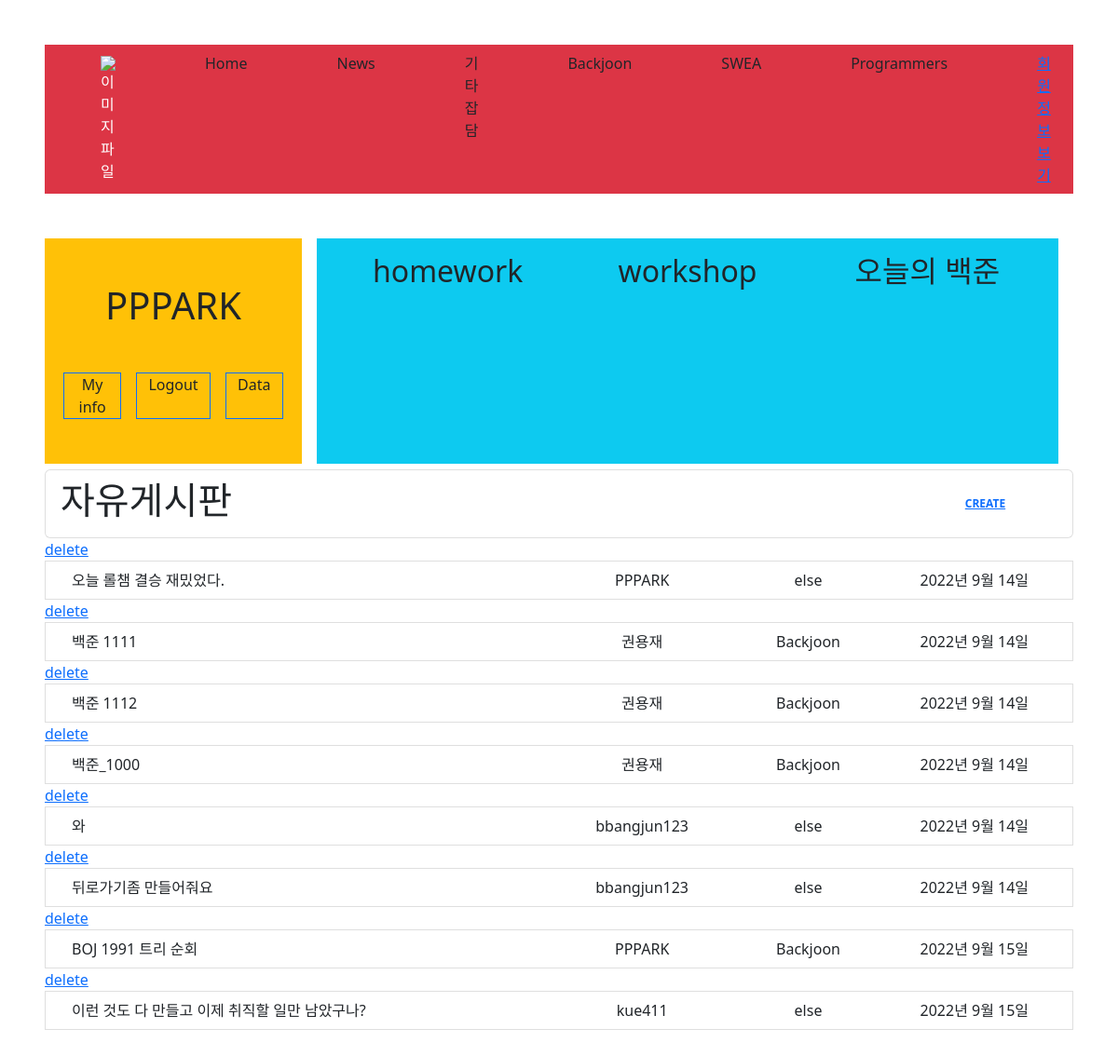
The app's page / (signed in) with its own data.
### accounts/models.py (models this page shows)
class User(AbstractUser):
    pass

### articles/models.py (models this page shows)
class ArticleModel(models.Model):
    variety_1 = (
              ('Backjoon', 'Backjoon'),
              ('SWEA', 'SWEA'),
              ('Programmers', 'Programmers'),
              ('else', 'else'),
    )
    username = models.CharField(max_length=30)
    title = models.CharField(max_length= 30)
    content = models.TextField()
    release_date = models.DateField(auto_now = True)
    update_date = models.DateField(auto_now_add= True)
    variety = models.CharField(max_length=30, choices=variety_1)

### articles/views.py (the view)
# urls.py: path('', views.home, name = 'home'),
def home(request):
    articles = ArticleModel.objects.all()[:10]
    context = {
        "articles" : articles
    }
    return render(request, 'articles/home.html', context)

### articles/templates/articles/home.html
{% extends 'base.html' %}
{% block content %}
<ul class="list-group">
    <li class="list-group-item d-flex justify-content-between align-items-center">
      <h1>자유게시판</h1>
      <span class="badge badge-primary badge-pill mx-5"><a href="{% url 'articles:create' %}">CREATE</a></span>
    </li>
  </ul>
<ul class="list-group">
    {% for article in articles %}
    {% if request.user.is_superuser %}
    <a href="{% url 'articles:delete' article.id %}"> delete </a>
    {% endif %}
    <a href="{% url 'articles:detail' article.id %}" class='text-decoration-none'>
    <li class="list-group-item list-group-item-action">
    <div class="container text-center">
        <div class="row">
            <div class="col-6 text-start">{{article.title}}</div>
            <div class="col-2">{{article.username}}</div>
            <div class="col-2">{{article.variety}}</div>
            <div class="col-2">{{article.release_date}}</div>
        </div>
    </div>
    </li>
    </a>
    {% endfor %}
  </ul>
{% endblock content %}

### crud/templates/base.html (shortened to what this page needs)
<html lang="en">
  <head>
    <link href="https://cdn.jsdelivr.net/npm/bootstrap@5.2.0/dist/css/bootstrap.min.css" rel="stylesheet">
  </head>
  <body>
    <div class='mx-5 my-5'>
      <nav class="navbar navbar-expand-lg bg-danger text-white">
        <div class="container-fluid">
          <img src="" alt="이미지 파일" class='mx-5'>
          <div class="collapse navbar-collapse" id="navbarSupportedContent">
            <ul class="navbar-nav me-auto mb-2 mb-lg-0">
              <li class="nav-item mx-5">
                <a href= "{% url 'articles:home' %}" class="text-decoration-none text-dark">Home</a>
              </li>
              <li class="nav-item mx-5">
                <a href="#" class="text-decoration-none text-dark">News</a>
              </li>
              <li class="nav-item mx-5">
                <a href="{% url 'articles:else_board' %}" class="text-decoration-none text-dark">기타 잡담</a>
              </li>
              {% if request.user.is_authenticated %}
              <li class="nav-item mx-5">
                <a href="{% url 'articles:Backjoon_board' %}" class="text-decoration-none text-dark">Backjoon</a>
              </li>
              <li class="nav-item mx-5">
                <a href="{% url 'articles:SWEA_board' %}" class="text-decoration-none text-dark">SWEA</a>
              </li>
              <li class="nav-item mx-5">
                <a href="{% url 'articles:Programmers_board' %}" class="text-decoration-none text-dark">Programmers</a>
              </li>
              {% endif %}
              {% if request.user.is_superuser %}
              <li class="nav-item mx-5">
                <a href="{% url 'accounts:index' %}">회원정보보기</a>
              </li>
              {% endif %}
            </ul>
          </div>
        </div>
      </nav>
      <div class='my-5'>
        <div class="container text-center">
          <div class="row" style="height: 200px;">
            <div class="col col-3 bg-warning text-dark">
              {% if request.user.is_authenticated %}
              <div class='my-5'>
                <div class='my-5'>
                  <h1>{{request.user.username}}</h1>
                </div>
                <div class="container text-center">
                  <div class="row">
                    <div class="col border border-primary mx-2">
                      <a href="{% url 'accounts:update' request.user.id %}" class='text-decoration-none text-dark'>My info</a>
                    </div>
                    <div class="col border border-primary mx-2">
                      <a href= "{% url 'accounts:logout' %}" class='text-decoration-none text-dark'>Logout</a>
                    </div>
                    <div class="col border border-primary mx-2">
                      <div><a href="{% url 'articles:my_article' %}" class='text-decoration-none text-dark'>Data</a></div>
                    </div>
                  </div>
                </div>
              </div>
              {% else %}
              <div class='my-5'>
              {% block login_content %}
              <a href="{% url 'accounts:login' %}" class='text-decoration-none text-dark'><h1>로그인하기</h1></a>
              {% endblock login_content %}
              </div>
              {% endif %}
            </div>
            <div class="col bg-info text-dark mx-3">
              <div class="container text-center">
                <div class="row">
                  <div class="col my-3 mx-3">
                    <h2>homework</h2>
                  </div>
                  <div class="col my-3 mx-3">
                    <h2>workshop</h2>
                  </div>
                  <div class="col my-3 mx-3">
                    <h2>오늘의 백준</h2>
                  </div>
                </div>
              </div>
            </div>
          </div>
        </div>
      </div>
      <div>
      {% block content %}
      {% endblock content %}
      </div>
    </div>
  </body>
</html>

### records on screen
User: user.username "PPPARK"
ArticleModel: title "오늘 롤챔 결승 재밌었다.", username "PPPARK", variety "else", release_date "2022년 9월 14일"
ArticleModel: title "백준 1111", username "권용재", variety "Backjoon", release_date "2022년 9월 14일"
ArticleModel: title "백준 1112", username "권용재", variety "Backjoon", release_date "2022년 9월 14일"
ArticleModel: title "백준_1000", username "권용재", variety "Backjoon", release_date "2022년 9월 14일"
ArticleModel: title "와", username "bbangjun123", variety "else", release_date "2022년 9월 14일"
ArticleModel: title "뒤로가기좀 만들어줘요", username "bbangjun123", variety "else", release_date "2022년 9월 14일"
ArticleModel: title "BOJ 1991 트리 순회", username "PPPARK", variety "Backjoon", release_date "2022년 9월 15일"
ArticleModel: title "이런 것도 다 만들고 이제 취직할 일만 남았구나?", username "kue411", variety "else", release_date "2022년 9월 15일"
